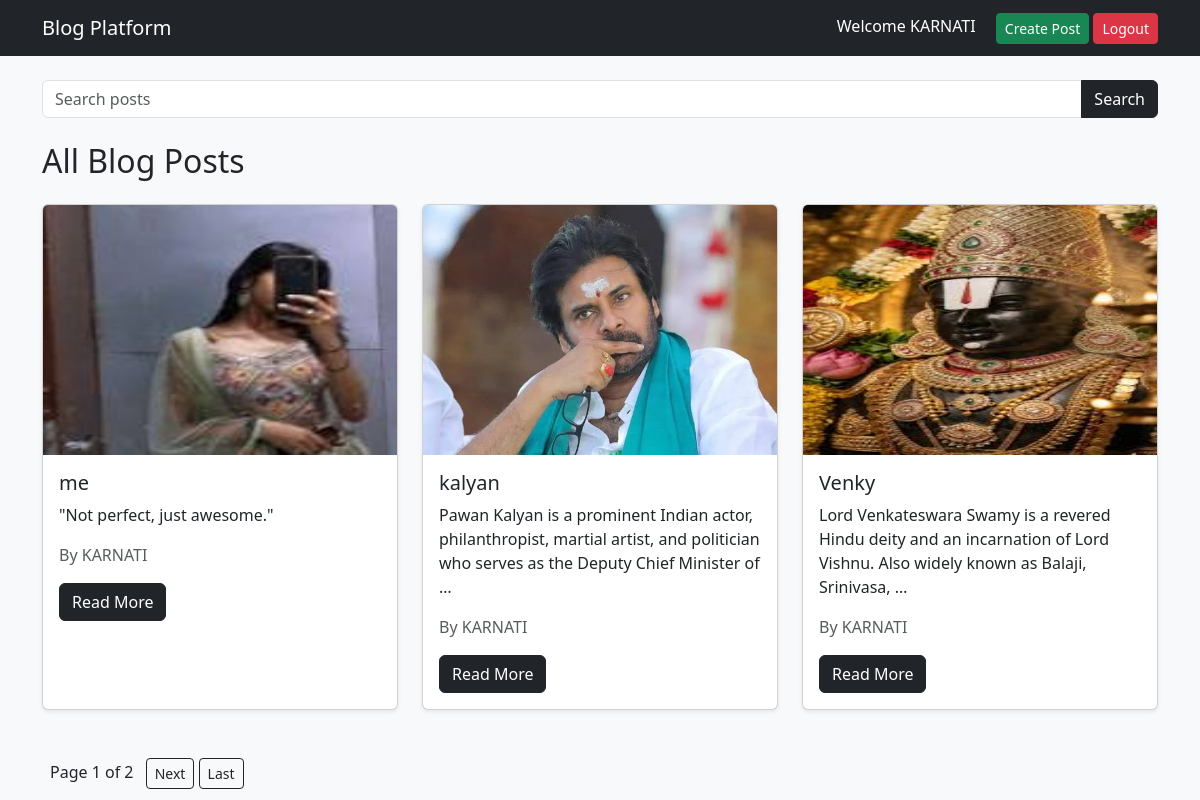
The app's page / (signed in) with its own data.
### blog/models.py (models this page shows, shortened)
class Post(models.Model):
    author = models.ForeignKey(
        User,
        on_delete=models.CASCADE
    )
    title = models.CharField(max_length=200)
    content = models.TextField()
    image = models.ImageField(
        upload_to='post_images/',
        blank=True,
        null=True
    )
    likes = models.ManyToManyField(
        User,
        related_name='liked_posts',
        blank=True
    )
    created_at = models.DateTimeField(
        auto_now_add=True
    )

### blog/views.py (the view)
# urls.py: path('', views.home, name='home'),
def home(request):
    posts_list = Post.objects.all().order_by('-created_at')
    paginator = Paginator(posts_list, 3)
    page_number = request.GET.get('page')
    posts = paginator.get_page(page_number)
    return render(request, 'home.html', {
        'posts': posts
    })

### templates/home.html (shortened to what this page needs)
{% extends 'base.html' %}
{% block content %}
<h2 class="mb-4">
    All Blog Posts
</h2>
<div class="row">
{% for post in posts %}
<div class="col-md-4 mb-4">
    <div class="card h-100 shadow-sm">
        {% if post.image %}
            <img
                src="{{ post.image.url }}"
                class="card-img-top"
                height="250"
            >
        {% endif %}
        <div class="card-body">
            <h5 class="card-title">
                {{ post.title }}
            </h5>
            <p class="card-text">
                {{ post.content|truncatewords:20 }}
            </p>
            <p class="text-muted">
                By {{ post.author.username }}
            </p>
            <a
                href="{% url 'post_detail' post.id %}"
                class="btn btn-dark"
            >
                Read More
            </a>
        </div>
    </div>
</div>
{% empty %}
<p>No posts available.</p>
{% endfor %}
</div>
<div class="mt-4">
    <span class="mx-2">
        Page {{ posts.number }}
        of
        {{ posts.paginator.num_pages }}
    </span>
    {% if posts.has_next %}
        <a
            href="?page={{ posts.next_page_number }}"
            class="btn btn-outline-dark btn-sm"
        >
            Next
        </a>
        <a
            href="?page={{ posts.paginator.num_pages }}"
            class="btn btn-outline-dark btn-sm"
        >
            Last
        </a>
    {% endif %}
</div>
{% endblock %}

### templates/base.html (shortened to what this page needs)
{% load static %}
<!DOCTYPE html>
<html lang="en">
<head>
    <link
        href="https://cdn.jsdelivr.net/npm/bootstrap@5.3.3/dist/css/bootstrap.min.css"
        rel="stylesheet"
    >
</head>
<body class="bg-light">
<nav class="navbar navbar-expand-lg navbar-dark bg-dark">
    <div class="container">
        <a class="navbar-brand" href="/">
            Blog Platform
        </a>
        <div>
            {% if user.is_authenticated %}
                <span class="text-white me-3">
                    Welcome {{ user.username }}
                </span>
                <a
                    href="{% url 'create_post' %}"
                    class="btn btn-success btn-sm"
                >
                    Create Post
                </a>
                <a
                    href="{% url 'logout' %}"
                    class="btn btn-danger btn-sm"
                >
                    Logout
                </a>
            {% endif %}
        </div>
    </div>
</nav>
<div class="container mt-4">
    <form
        method="GET"
        action="{% url 'search_posts' %}"
        class="mb-4"
    >
        <div class="input-group">
            <input
                type="text"
                name="q"
                class="form-control"
                placeholder="Search posts"
            >
            <button
                type="submit"
                class="btn btn-dark"
            >
                Search
            </button>
        </div>
    </form>
    {% block content %}
    {% endblock %}
</div>
</body>
</html>

### records on screen
Post: image (picture), title "me", content "\"Not perfect, just awesome.\"", author.username "KARNATI"
Post: image (picture), title "kalyan", content "Pawan Kalyan is a prominent Indian actor, philanthropist, martial artist, and politician who serves as the Deputy Chief Minister of …", author.username "KARNATI"
Post: image (picture), title "Venky", content "Lord Venkateswara Swamy is a revered Hindu deity and an incarnation of Lord Vishnu. Also widely known as Balaji, Srinivasa, …", author.username "KARNATI"

### other values on screen
{{ user.username }} "KARNATI"
{{ posts.number }} "1"
{{ posts.paginator.num_pages }} "2"
